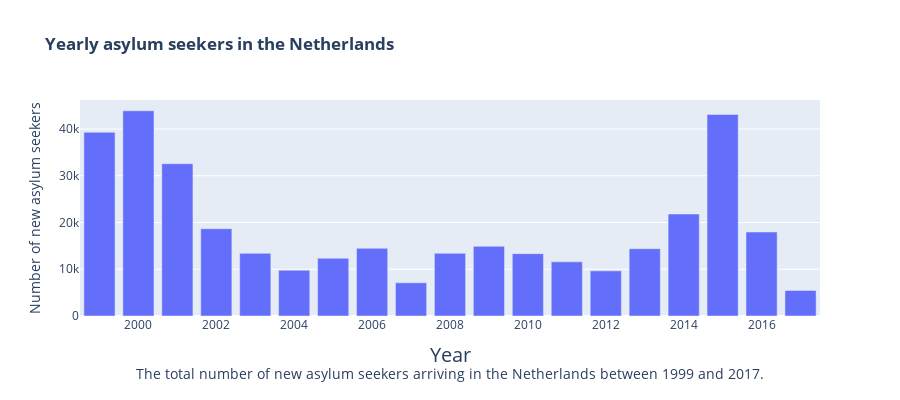

The notebook cell saved with this chart:
### Code cell
pmpc_df = pd.read_csv("data/processed_monthly_per_country.csv", sep=",", low_memory=False)

trace = go.Bar(
    x = pmpc_df['Year'].unique(),
    y = pmpc_df.groupby(pmpc_df.Year)['Netherlands'].sum()
)
fig = go.Figure(trace)

fig.update_layout(
    title='<b>Yearly asylum seekers in the Netherlands</b>',
    yaxis=dict(
        title='Number of new asylum seekers',
    ),
    xaxis=dict(
        title='Year<br><sup>The total number of new asylum seekers arriving in the Netherlands between 1999 and 2017.</sup>',
        titlefont_size=20,
    ),
    height=400,
)
fig.show()

### Figure 1 — Plotly figure (JSON) as saved in the notebook; plotly's stock layout.template omitted (floating-point values rounded to 4 significant figures)
{"data": [{"type": "bar", "x": [1999, 2000, 2001, 2002, 2003, 2004, 2005, 2006, 2007, 2008, 2009, 2010, 2011, 2012, 2013, 2014, 2015, 2016, 2017], "y": [39300, 43892, 32579, 18667, 13402, 9782, 12347, 14465, 7102, 13399, 14905, 13333, 11590, 9664, 14399, 21811, 43099, 17965, 5467]}], "layout": {"height": 400, "title": {"text": "<b>Yearly asylum seekers in the Netherlands</b>"}, "xaxis": {"title": {"font": {"size": 20}, "text": "Year<br><sup>The total number of new asylum seekers arriving in the Netherlands between 1999 and 2017.</sup>"}}, "yaxis": {"title": {"text": "Number of new asylum seekers"}}}}
